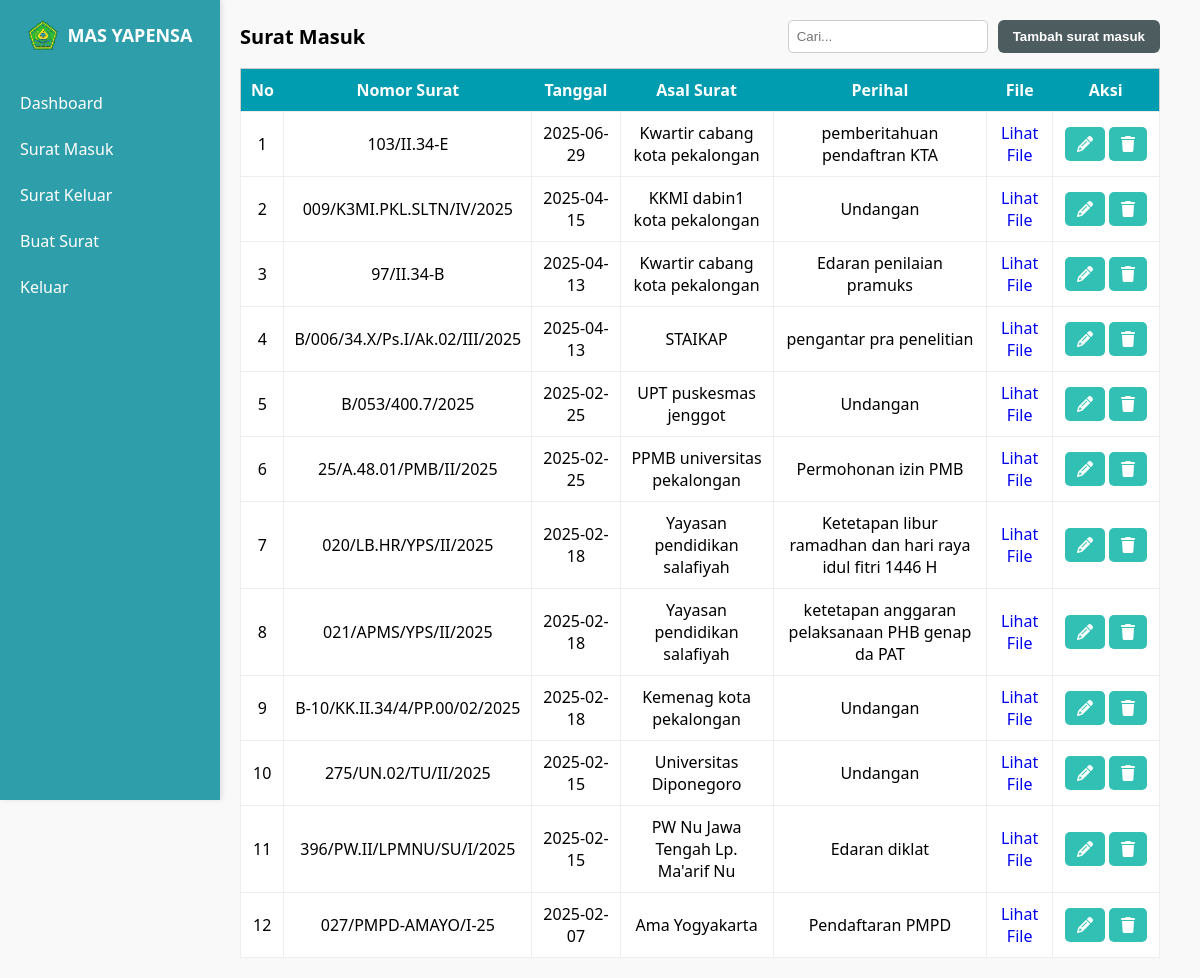
Page /surat_masuk.php (signed in) on the committed database.
### tables this page shows
CREATE TABLE `surat_masuk` (
  `id` int(11) NOT NULL,
  `nomor_surat` varchar(100) NOT NULL,
  `tanggal` date NOT NULL,
  `perihal` varchar(255) NOT NULL,
  `asal_surat` varchar(255) NOT NULL,
  `file_surat` varchar(255) NOT NULL
);

### surat_masuk.php (the view, shortened to what this page needs)
<?php
include 'config/koneksi.php';
$no = 1;
$cari = isset($_GET['cari']) ? mysqli_real_escape_string($koneksi, $_GET['cari']) : '';
$query = mysqli_query($koneksi, "SELECT * FROM surat_masuk
    WHERE nomor_surat LIKE '%$cari%'
    OR asal_surat LIKE '%$cari%'
    OR perihal LIKE '%$cari%'
    ORDER BY tanggal DESC");
?>
<!DOCTYPE html>
<html lang="id">
<head>
    <link href="https://cdnjs.cloudflare.com/ajax/libs/font-awesome/6.4.0/css/all.min.css" rel="stylesheet" />
</head>
<body>
<div class="sidebar">
    <div class="brand">
        <img src="/Arsipsurat/logo.png" alt="Logo" />
        <span>MAS YAPENSA</span>
    </div>
    <a href="dashboard.php">Dashboard</a>
    <a href="surat_masuk.php" class="active">Surat Masuk</a>
    <a href="surat_keluar.php">Surat Keluar</a>
    <a href="buat_surat.php">Buat Surat</a>
    <a href="logout.php">Keluar</a>
</div>
<div class="main">
    <div class="top-bar">
        <div class="left">Surat Masuk</div>
        <div class="right">
            <form method="get">
                <input type="text" name="cari" placeholder="Cari..." value="<?= htmlspecialchars($cari) ?>">
            </form>
            <button onclick="window.location.href='tambah_surat_masuk.php'">Tambah surat masuk</button>
        </div>
    </div>
    <table>
        <thead>
        <tr>
            <th>No</th>
            <th>Nomor Surat</th>
            <th>Tanggal</th>
            <th>Asal Surat</th>
            <th>Perihal</th>
            <th>File</th>
            <th>Aksi</th>
        </tr>
        </thead>
        <tbody>
        <?php while ($data = mysqli_fetch_assoc($query)): ?>
            <tr>
                <td><?= $no++ ?></td>
                <td><?= htmlspecialchars($data['nomor_surat']) ?></td>
                <td><?= htmlspecialchars($data['tanggal']) ?></td>
                <td><?= htmlspecialchars($data['asal_surat']) ?></td>
                <td><?= htmlspecialchars($data['perihal']) ?></td>
                <td><a href="uploads/<?= htmlspecialchars($data['file_surat']) ?>" target="_blank">Lihat File</a></td>
                <td>
                    <div style="display: flex;">
                        <a href="edit_surat_masuk.php?id=<?= $data['id'] ?>" class="btn-edit"><i class="fa-solid fa-pencil"></i></a>
                        <a href="hapus_surat_masuk.php?id=<?= $data['id'] ?>" class="btn-delete" onclick="return confirm('Yakin ingin menghapus?')"><i class="fa-solid fa-trash"></i></a>
                    </div>
                </td>
            </tr>
        <?php endwhile; ?>
        </tbody>
    </table>
</div>
</body>
</html>

### surat_masuk.php (style rules this page uses)
* { box-sizing: border-box; }
body { margin: 0; font-family:'Segoe UI', Tahoma, Geneva, Verdana, sans-serif; background-color: #f9f9f9; }
.sidebar { position: fixed; top: 0; left: 0; width: 220px; height: 100vh; background-color: #2e9eaa; padding-top: 20px; color: white; font-family: 'Segoe UI', Tahoma, Geneva, Verdana, sans-serif; box-shadow: 2px 0 5px rgba(0,0,0,0.1); z-index: 1000; }
.brand { display: flex; align-items: center; justify-content: center; gap: 10px; margin-bottom: 30px; }
.brand img { width: 30px; height: 30px; }
.brand span { font-size: 18px; font-weight: bold; }
.sidebar a { display: block; color: white; text-decoration: none; padding: 12px 20px; transition: background-color 0.3s ease; }
.main { margin-left: 200px; padding: 20px 40px; }
.top-bar { display: flex; justify-content: space-between; align-items: center; margin-bottom: 15px; }
.top-bar .left { font-size: 20px; font-weight: bold; }
.top-bar .right { display: flex; gap: 10px; }
.top-bar input[type="text"] { padding: 8px; border-radius: 5px; border: 1px solid #ccc; width: 200px; }
.top-bar button { background-color: #4c5c5f; color: white; border: none; padding: 8px 15px; border-radius: 6px; cursor: pointer; font-weight: bold; }
table { width: 100%; border-collapse: collapse; background-color: white; border: 1px solid #ccc; }
th { background-color: #009cb0; color: white; padding: 10px; text-align: center; }
td { padding: 10px; border: 1px solid #eee; text-align: center; }
.btn-edit, .btn-delete { padding: 6px 12px; margin: 2px; border: none; border-radius: 5px; font-weight: bold; color: white; cursor: pointer; text-decoration: none; }
.btn-edit { background-color: #32c0b5; }
.btn-delete { background-color: #32c0b5; }
a { text-decoration: none; }

### rows in the picture
surat_masuk: nomor_surat "103/II.34-E", tanggal "2025-06-29", asal_surat "Kwartir cabang kota pekalongan", perihal "pemberitahuan pendaftran KTA"
surat_masuk: nomor_surat "009/K3MI.PKL.SLTN/IV/2025", tanggal "2025-04-15", asal_surat "KKMI dabin1 kota pekalongan", perihal "Undangan"
surat_masuk: nomor_surat "97/II.34-B", tanggal "2025-04-13", asal_surat "Kwartir cabang kota pekalongan", perihal "Edaran penilaian pramuks"
surat_masuk: nomor_surat "B/006/34.X/Ps.I/Ak.02/III/2025", tanggal "2025-04-13", asal_surat "STAIKAP", perihal "pengantar pra penelitian"
surat_masuk: nomor_surat "B/053/400.7/2025", tanggal "2025-02-25", asal_surat "UPT puskesmas jenggot", perihal "Undangan"
surat_masuk: nomor_surat "25/A.48.01/PMB/II/2025", tanggal "2025-02-25", asal_surat "PPMB universitas pekalongan", perihal "Permohonan izin PMB"
surat_masuk: nomor_surat "020/LB.HR/YPS/II/2025", tanggal "2025-02-18", asal_surat "Yayasan pendidikan salafiyah", perihal "Ketetapan libur ramadhan dan hari raya idul fitri 1446 H"
surat_masuk: nomor_surat "021/APMS/YPS/II/2025", tanggal "2025-02-18", asal_surat "Yayasan pendidikan salafiyah", perihal "ketetapan anggaran pelaksanaan PHB genap da PAT"
surat_masuk: nomor_surat "B-10/KK.II.34/4/PP.00/02/2025", tanggal "2025-02-18", asal_surat "Kemenag kota pekalongan", perihal "Undangan"
surat_masuk: nomor_surat "275/UN.02/TU/II/2025", tanggal "2025-02-15", asal_surat "Universitas Diponegoro", perihal "Undangan"
surat_masuk: nomor_surat "396/PW.II/LPMNU/SU/I/2025", tanggal "2025-02-15", asal_surat "PW Nu Jawa Tengah Lp. Ma'arif Nu", perihal "Edaran diklat"
surat_masuk: nomor_surat "027/PMPD-AMAYO/I-25", tanggal "2025-02-07", asal_surat "Ama Yogyakarta", perihal "Pendaftaran PMPD"
